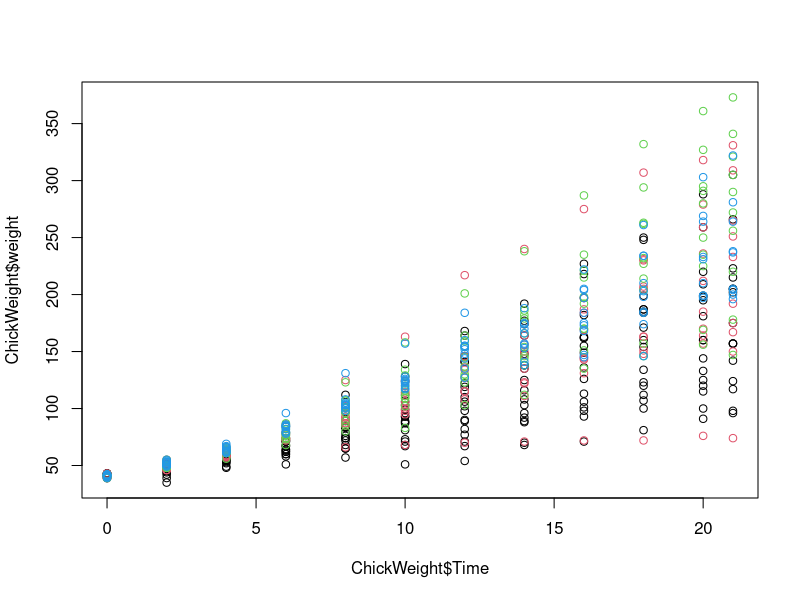
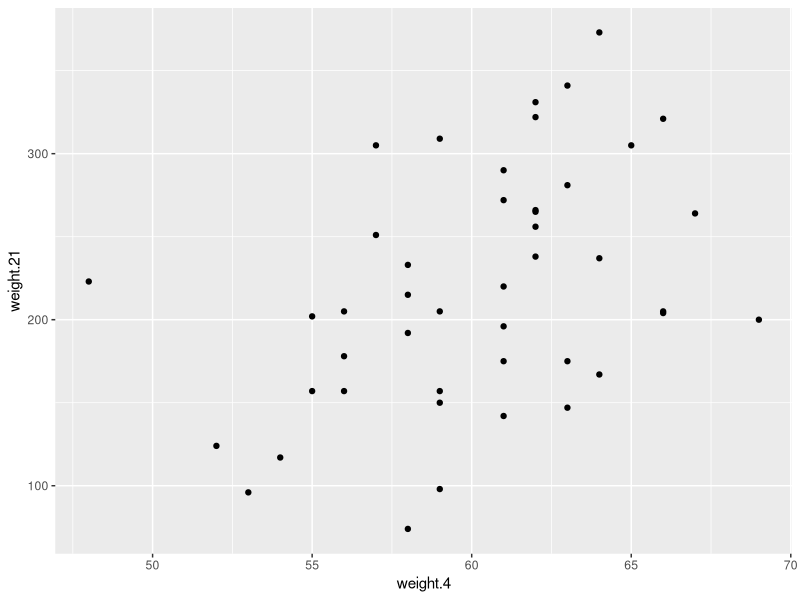

Here is the R script that generated these plots, in order:
## ---- chunk 1
knitr::opts_chunk$set(echo = TRUE)
## ---- chunk 2
data(ChickWeight)
## ---- chunk 3
head(ChickWeight)
plot( ChickWeight$Time, ChickWeight$weight, col = ChickWeight$Diet)
## ---- chunk 4
chick <- reshape(ChickWeight, idvar = c("Chick","Diet"), timevar = "Time",
                direction = "wide")
## ---- chunk 5
head(chick)
## ---- chunk 6
chick <- na.omit(chick)
## ---- chunk 7
mean(c(chick$weight.4, 3000)) - mean(chick$weight.4)
mean(c(chick$weight.4, 3000)) / mean(chick$weight.4)
## ---- chunk 8
median(c(chick$weight.4, 3000)) / median(chick$weight.4)
## ---- chunk 9
sd(c(chick$weight.4, 3000)) - sd(chick$weight.4)
sd(c(chick$weight.4, 3000)) / sd(chick$weight.4)
## ---- chunk 10
mad(c(chick$weight.4, 3000)) / mad(chick$weight.4)
## ---- chunk 11
library(ggplot2)
ggplot(chick, aes(x = weight.4, y = weight.21)) + geom_point()
## ---- chunk 12
cor(chick$weight.4, chick$weight.21)
cor(c(chick$weight.4, 3000), c(chick$weight.21,3000)) - cor(chick$weight.4, chick$weight.21)
cor(c(chick$weight.4, 3000), c(chick$weight.21,3000)) / cor(chick$weight.4, chick$weight.21)
